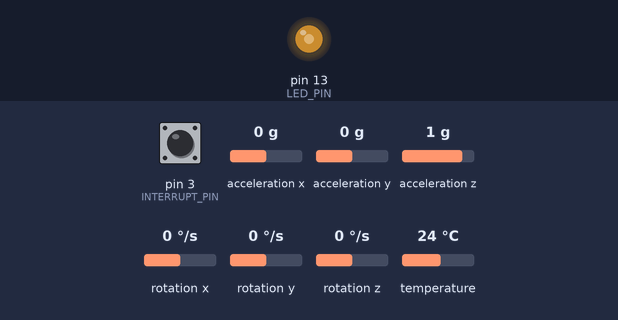
The sketch below on a simulated Arduino Uno, built with avr-gcc and run on an emulated ATmega328P. On the bench: output pins drawn as LEDs (lit = HIGH). The test bench sets the inputs (shaded band); at power-on: pin 3 (INTERRUPT_PIN) LOW, acceleration x 0 g, acceleration y 0 g, acceleration z 1 g, rotation x 0 °/s, rotation y 0 °/s, rotation z 0 °/s, temperature 24 °C. The sensor or clock chip raises its interrupt line as the real part does; pins used as bus, display or sensor lines are not drawn; what the sketch prints to the serial monitor is not drawn.

Above: at 0.67 s.
At 10.14 s:
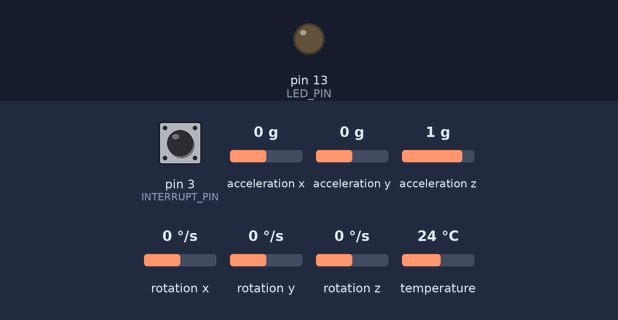
At 39.73 s:
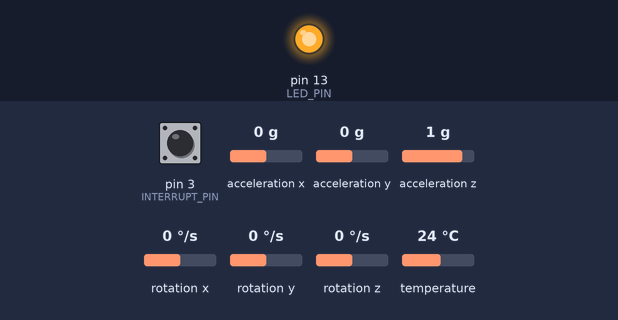
Timing chart, 0 to 40.0 s (numbered marks = the images above):
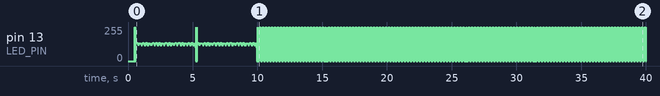

The sketch:

MPU6050_Dmp.ino
```cpp
#include <Adafruit_SleepyDog.h>

//==========================DS18B20==========================
#include <OneWire.h>
#include <DallasTemperature.h>
#define ONE_WIRE_BUS 8
OneWire oneWire(ONE_WIRE_BUS);
DallasTemperature sensors(&oneWire);
DeviceAddress insideThermometer;
//===========================================================

#include "I2Cdev.h"
#include "MPU6050_6Axis_MotionApps20.h"
#if I2CDEV_IMPLEMENTATION == I2CDEV_ARDUINO_WIRE
  #include "Wire.h"
#endif
MPU6050 mpu;
#define OUTPUT_READABLE_YAWPITCHROLL
#define INTERRUPT_PIN 3  // use pin 2 on Arduino Uno & most boards
#define LED_PIN 13 // (Arduino is 13, Teensy is 11, Teensy++ is 6)
bool blinkState = false;

// MPU control/status vars
bool dmpReady = false;  // set true if DMP init was successful
uint8_t mpuIntStatus;   // holds actual interrupt status byte from MPU
uint8_t devStatus;      // return status after each device operation (0 = success, !0 = error)
uint16_t packetSize;    // expected DMP packet size (default is 42 bytes)
uint16_t fifoCount;     // count of all bytes currently in FIFO
uint8_t fifoBuffer[64]; // FIFO storage buffer

// orientation/motion vars
Quaternion q;           // [w, x, y, z]         quaternion container
VectorInt16 aa;         // [x, y, z]            accel sensor measurements
VectorInt16 aaReal;     // [x, y, z]            gravity-free accel sensor measurements
VectorInt16 aaWorld;    // [x, y, z]            world-frame accel sensor measurements
VectorFloat gravity;    // [x, y, z]            gravity vector
float euler[3];         // [psi, theta, phi]    Euler angle container
float ypr[3];           // [yaw, pitch, roll]   yaw/pitch/roll container and gravity vector

// packet structure for InvenSense teapot demo
uint8_t teapotPacket[14] = { '$', 0x02, 0,0, 0,0, 0,0, 0,0, 0x00, 0x00, '\r', '\n' };
volatile bool mpuInterrupt = false;     // indicates whether MPU interrupt pin has gone high
void dmpDataReady() {
    mpuInterrupt = true;
}
unsigned long time = 0;
int resetPin=12;
void setup() {
  Serial.begin(115200);
  digitalWrite(resetPin,HIGH);
  pinMode(resetPin,OUTPUT);
//==========================DS18B20==========================
  sensors.begin();
  if (!sensors.getAddress(insideThermometer, 0)) Serial.println("Unable to find address for Device 0");
  sensors.setResolution(insideThermometer, 9);
//===========================================================
    #if I2CDEV_IMPLEMENTATION == I2CDEV_ARDUINO_WIRE
        Wire.begin();
        Wire.setClock(400000); // 400kHz I2C clock. Comment this line if having compilation difficulties
    #elif I2CDEV_IMPLEMENTATION == I2CDEV_BUILTIN_FASTWIRE
        Fastwire::setup(400, true);
    #endif
    while (!Serial); // wait for Leonardo enumeration, others continue immediately
    mpu.initialize();
    digitalWrite(INTERRUPT_PIN,HIGH);
    pinMode(INTERRUPT_PIN, INPUT);
    devStatus = mpu.dmpInitialize();

    mpu.setXGyroOffset(220);
    mpu.setYGyroOffset(76);
    mpu.setZGyroOffset(-85);
    mpu.setZAccelOffset(1788); // 1688 factory default for my test chip

    if (devStatus == 0) {
        mpu.setDMPEnabled(true);
        attachInterrupt(digitalPinToInterrupt(INTERRUPT_PIN), dmpDataReady, RISING);
        mpuIntStatus = mpu.getIntStatus();
        dmpReady = true;
        packetSize = mpu.dmpGetFIFOPacketSize();
    } else {
    }
    pinMode(LED_PIN, OUTPUT);

    int countdownMS = Watchdog.enable();
  Serial.print("Enabled the watchdog with max countdown of ");
  Serial.print(countdownMS, DEC);
  Serial.println(" milliseconds!");
  Serial.println();
}
//==========================DS18B20==========================
void printTemperature(DeviceAddress deviceAddress)
{
  float tempC = sensors.getTempC(deviceAddress);
  Serial.print(F("T"));
  Serial.print(tempC);
  Serial.println(F("!"));
}

void printAddress(DeviceAddress deviceAddress)
{
  for (uint8_t i = 0; i < 8; i++)
  {
    if (deviceAddress[i] < 16) Serial.print(F("0"));
    Serial.print(deviceAddress[i], HEX);
  }
}

void printDs18b20(){
    sensors.requestTemperatures(); // Send the command to get temperatures
    printTemperature(insideThermometer); // Use a simple function to print out the data
}
//===========================================================

// ================================================================
// ===                    MAIN PROGRAM LOOP                     ===
// ================================================================

int count = 0 ;
int count_mpu = 0 ;

void loop() {
    Watchdog.reset();

    //==========================DS18B20==========================
    if(count == 500){
      count = 0;
      printDs18b20();
//      time = millis();
    }
    count ++;
    //Serial.flush();
//    if(time > 40000){
//      digitalWrite(resetPin, LOW);
//    }
    //==========================================================
    if (!dmpReady) return;

    // wait for MPU interrupt or extra packet(s) available
    while (!mpuInterrupt && fifoCount < packetSize) {
        // other program behavior stuff here
        // if you are really paranoid you can frequently test in between other
        // stuff to see if mpuInterrupt is true, and if so, "break;" from the
        // while() loop to immediately process the MPU data
        break;
    }

    mpuInterrupt = false;
    mpuIntStatus = mpu.getIntStatus();

    fifoCount = mpu.getFIFOCount();
    if ((mpuIntStatus & 0x10) || fifoCount == 1024) {
        mpu.resetFIFO();
        if (mpuIntStatus == 0x13 && fifoCount == 1024) {
//Serial.print("Sta : ");
//Serial.print(mpuIntStatus, HEX);
//Serial.print(", ");
//Serial.println(fifoCount);
//          Serial.println("RESET");
          //delay(1000);
          // digitalWrite(resetPin, LOW);
        }
    } else if (mpuIntStatus & 0x02) {
        while (fifoCount < packetSize) {
          fifoCount = mpu.getFIFOCount();
          Serial.println(fifoCount);
          Serial.println(packetSize);
        }
        mpu.getFIFOBytes(fifoBuffer, packetSize);
        fifoCount -= packetSize;

        #ifdef OUTPUT_READABLE_YAWPITCHROLL
            mpu.dmpGetQuaternion(&q, fifoBuffer);
            mpu.dmpGetGravity(&gravity, &q);
            mpu.dmpGetYawPitchRoll(ypr, &q, &gravity);
            if(count_mpu > 1000){
            Serial.print(F("Z"));
            Serial.print(ypr[0] * 180/M_PI);
            Serial.print(F("X"));
            Serial.print(ypr[1] * 180/M_PI);
            Serial.print(F("Y"));
            Serial.print(ypr[2] * 180/M_PI);
            Serial.println(F("@"));
            }
            else {
              count_mpu++;
            }
        #endif
        // blink LED to indicate activity
        blinkState = !blinkState;
        digitalWrite(LED_PIN, blinkState);
    }
}
```
